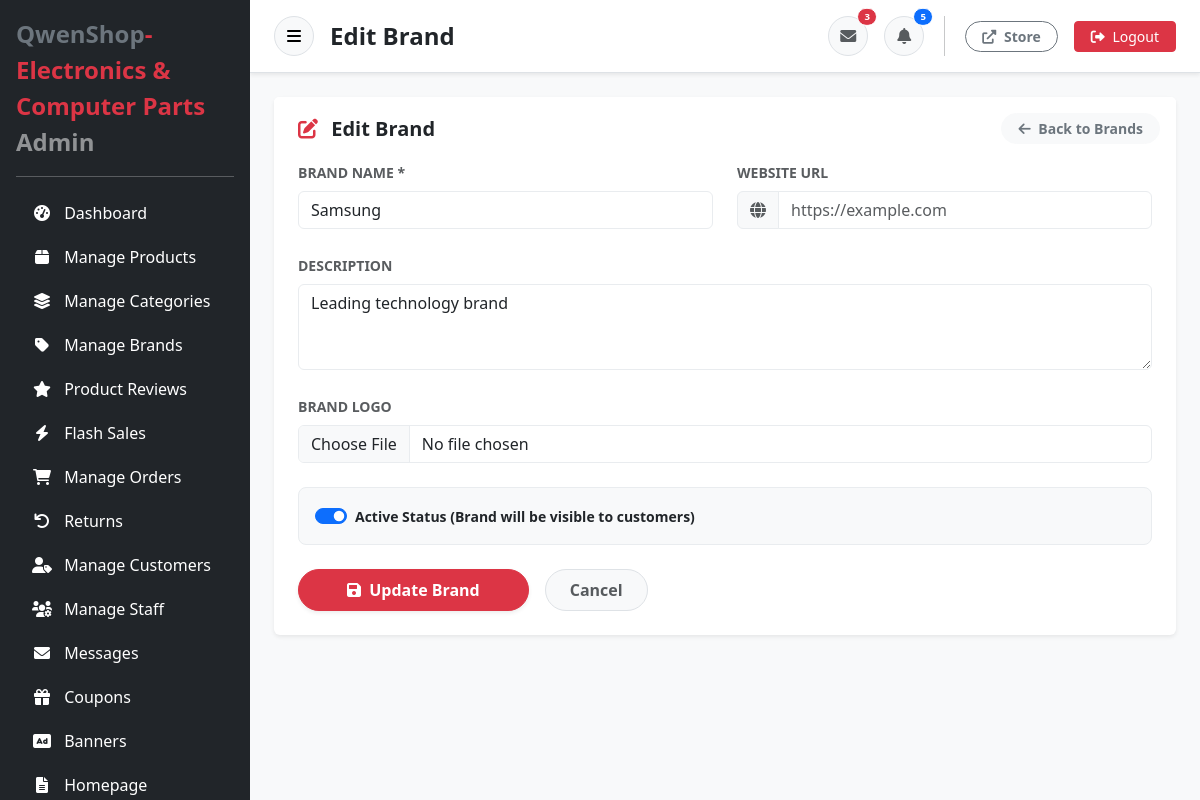
The app's page /src/admin/edit_brand.php?id=1 (signed in) with its own data.
### tables this page shows
CREATE TABLE brands (
    id INT AUTO_INCREMENT PRIMARY KEY,
    name VARCHAR(255) NOT NULL,
    description TEXT,
    logo_url VARCHAR(500),
    website_url VARCHAR(500),
    is_active TINYINT(1) DEFAULT 1,
    created_at TIMESTAMP DEFAULT CURRENT_TIMESTAMP,
    updated_at TIMESTAMP DEFAULT CURRENT_TIMESTAMP ON UPDATE CURRENT_TIMESTAMP
);

### src/admin/edit_brand.php (the view, shortened to what this page needs)
<?php
require_once '../db_connect.php';
$brand = null;
$brandId = (int)($_GET['id'] ?? 0);
if ($brandId > 0) {
    $stmt = $pdo->prepare("SELECT * FROM brands WHERE id = ?");
    $stmt->execute([$brandId]);
    $brand = $stmt->fetch(PDO::FETCH_ASSOC);
} else {
    header('Location: brands.php');
    exit;
}
include 'header.php';
?>
            <?php if ($brand): ?>
            <div class="card border-0 shadow-sm mb-4">
                <div class="card-header bg-white py-3 d-flex align-items-center justify-content-between border-0">
                    <h5 class="mb-0 fw-bold px-2"><i class="fas fa-edit me-2 text-danger"></i> Edit Brand</h5>
                    <a href="brands.php" class="btn btn-light btn-sm text-secondary rounded-pill px-3 fw-bold">
                        <i class="fas fa-arrow-left me-1"></i> Back to Brands
                    </a>
                </div>
                <div class="card-body p-4 pt-0">
                    <form method="POST" action="edit_brand.php?id=<?php echo $brandId; ?>" enctype="multipart/form-data">
                        <div class="row g-4 mb-4">
                            <div class="col-md-6">
                                <label for="name" class="form-label small fw-bold text-muted text-uppercase">Brand Name *</label>
                                <input type="text" id="name" name="name" class="form-control border-light-subtle shadow-none" value="<?php echo htmlspecialchars($brand['name']); ?>" required>
                            </div>
                            <div class="col-md-6">
                                <label for="website_url" class="form-label small fw-bold text-muted text-uppercase">Website URL</label>
                                <div class="input-group">
                                    <span class="input-group-text bg-light border-light-subtle text-muted"><i class="fas fa-globe"></i></span>
                                    <input type="url" id="website_url" name="website_url" class="form-control border-light-subtle shadow-none" value="<?php echo htmlspecialchars($brand['website_url']); ?>" placeholder="https://example.com">
                                </div>
                            </div>
                            <div class="col-md-12">
                                <label for="description" class="form-label small fw-bold text-muted text-uppercase">Description</label>
                                <textarea id="description" name="description" class="form-control border-light-subtle shadow-none" rows="3"><?php echo htmlspecialchars($brand['description']); ?></textarea>
                            </div>
                            <div class="col-md-12">
                                <label for="logo" class="form-label small fw-bold text-muted text-uppercase">Brand Logo</label>
                                <input type="file" id="logo" name="logo" class="form-control border-light-subtle shadow-none" accept="image/*">
                            </div>
                            <div class="col-12">
                                <div class="card border-light-subtle bg-light p-3 rounded-3 shadow-none">
                                    <div class="form-check form-switch mb-0">
                                        <input class="form-check-input" type="checkbox" name="is_active" id="is_active" value="1" <?php echo $brand['is_active'] ? 'checked' : ''; ?>>
                                        <label class="form-check-label fw-bold small text-dark" for="is_active">Active Status (Brand will be visible to customers)</label>
                                    </div>
                                </div>
                            </div>
                        </div>
                        <div class="d-flex align-items-center gap-3 mt-2">
                            <button type="submit" class="btn btn-danger px-5 py-2 fw-bold rounded-pill shadow-sm">
                                <i class="fas fa-save me-1"></i> Update Brand
                            </button>
                            <a href="brands.php" class="btn btn-light px-4 py-2 fw-bold rounded-pill text-muted border shadow-xs">Cancel</a>
                        </div>
                    </form>
                </div>
            </div>
            <?php endif; ?>
        </div>
    </div>
    <?php include 'footer.php'; ?>

### records on screen
brands: name "Samsung", description "Leading technology brand", is_active "☑"

### other values on screen
$part1 "QwenShop"
$part2 "- Electronics & Computer Parts"
$item['label'] "Dashboard"
$item['label'] "Manage Products"
$item['label'] "Manage Categories"
$item['label'] "Manage Brands"
$item['label'] "Product Reviews"
$item['label'] "Flash Sales"
$item['label'] "Manage Orders"
$item['label'] "Returns"
$item['label'] "Manage Customers"
$item['label'] "Manage Staff"
$item['label'] "Messages"
$item['label'] "Coupons"
$item['label'] "Banners"
